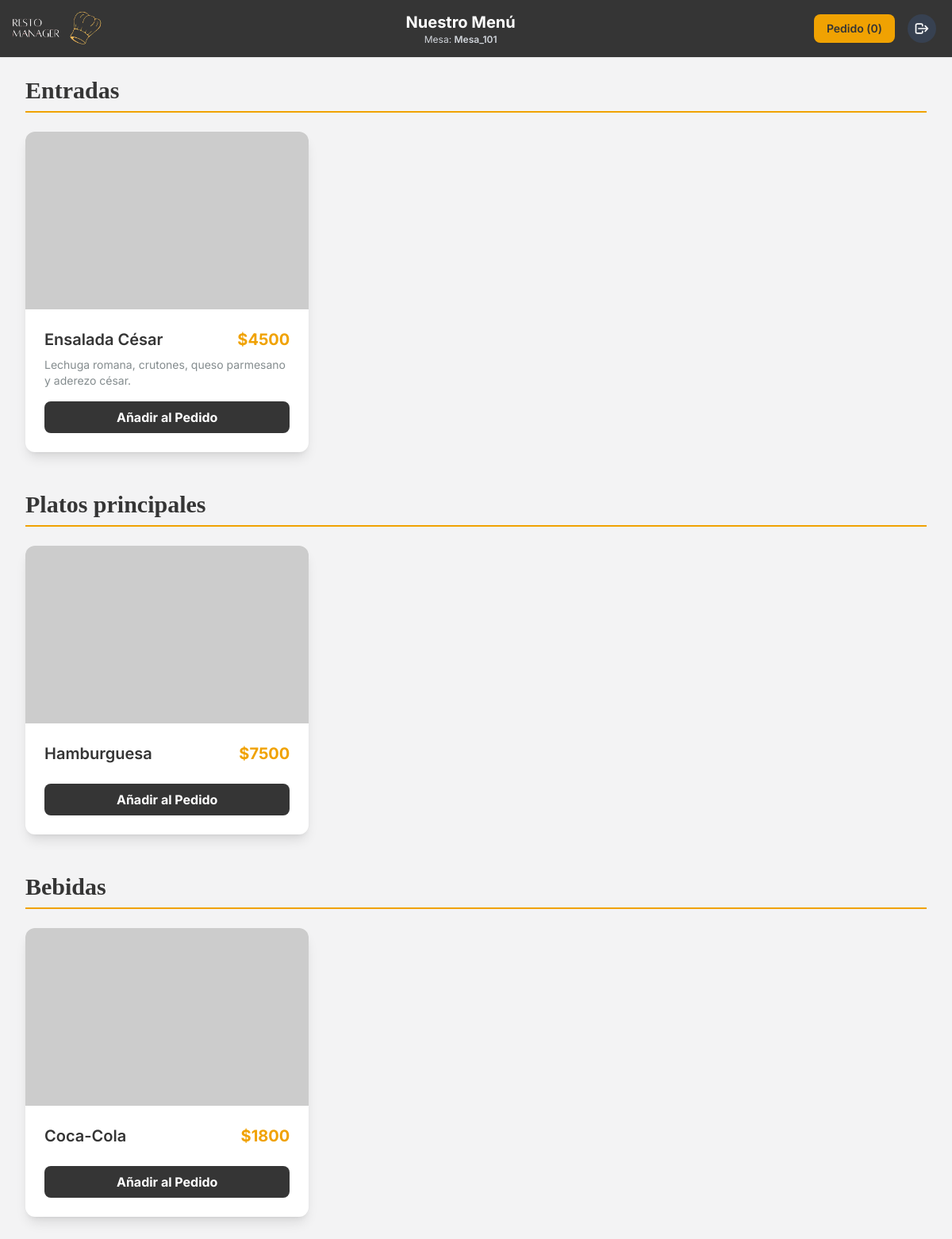
The app's page /menu/ (signed in), older data.
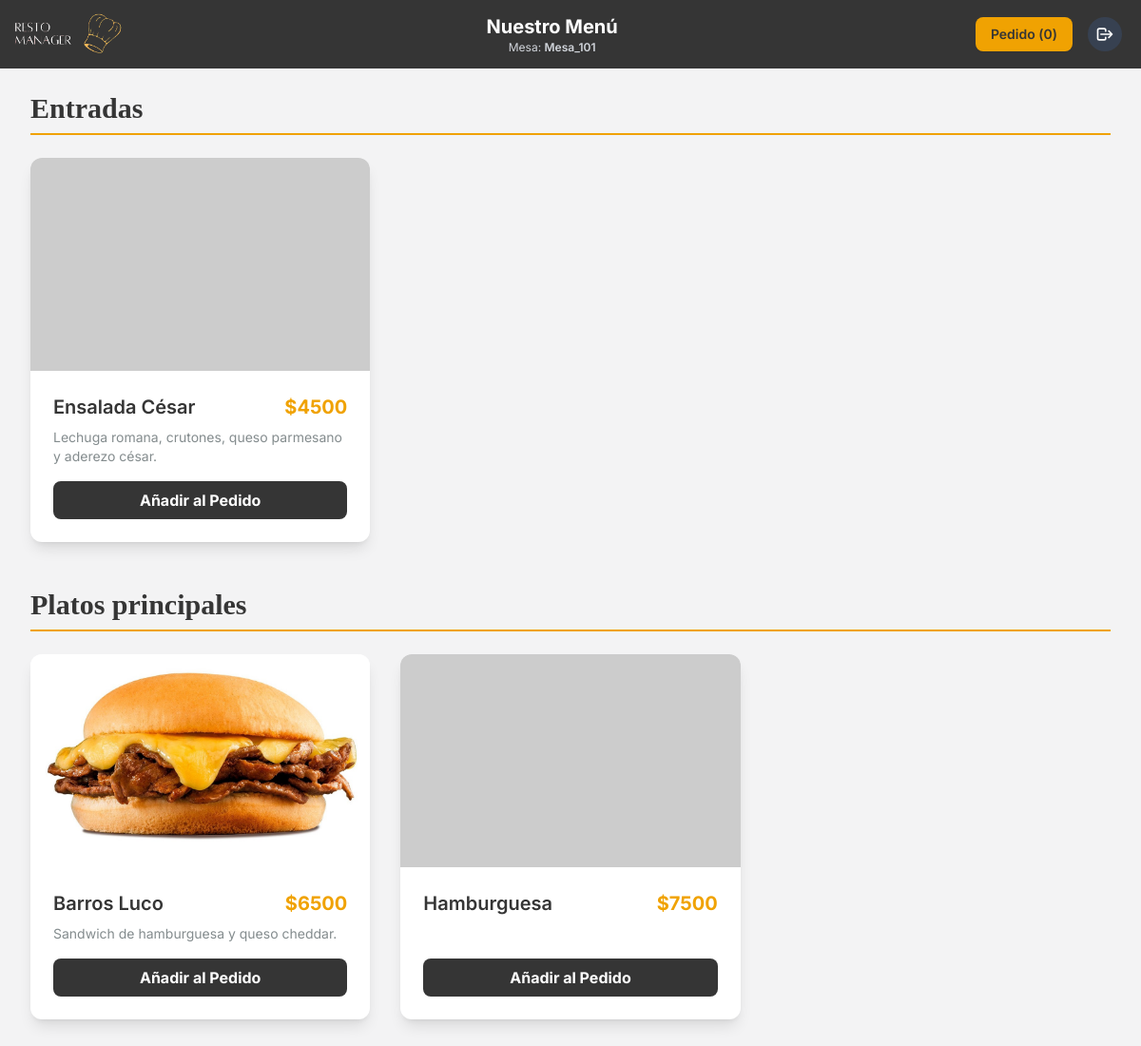
The same page, newer data.
### restaurante_app/models.py (models this page shows, shortened)
class Categoria(models.Model):
    nombre = models.CharField(max_length=100, unique=True)
    orden = models.PositiveIntegerField(default=10, help_text="Un número más bajo aparece primero")
    class Meta:
        ordering = ['orden', 'nombre']

class Producto(models.Model):
    nombre = models.CharField(max_length=100, unique=True)
    descripcion = models.TextField(blank=True)
    precio = models.IntegerField(help_text="Precio del producto (en formato entero)")
    imagen = models.ImageField(upload_to='productos/', blank=True, null=True)
    categoria = models.ForeignKey(Categoria, on_delete=models.PROTECT)
    disponible = models.BooleanField(default=True)
    ingredientes = models.ManyToManyField(Ingrediente, through='ProductoIngrediente')

### restaurante_app/views.py (the view)
# urls.py: path('menu/', views.menu_view, name='menu'),
@login_required
def menu_view(request):
    if request.user.rol != 'MESA': return redirect('index')
    productos = Producto.objects.filter(disponible=True).order_by('categoria__orden', 'nombre')
    all_ingredients = Ingrediente.objects.all()
    context = {
        'productos': productos,
        'mesa_nombre': request.user.username,
        'all_ingredients': all_ingredients,
    }
    return render(request, 'app/menu.html', context)

### templates/app/menu.html (shortened to what this page needs)
{% load static %}
<!DOCTYPE html>
<html lang="es">
<head>
    <script src="https://cdn.tailwindcss.com"></script>
</head>
<body class="bg-grisClaro">
    <header class="bg-[#353535] shadow-sm relative">
        <div class="w-full mx-auto py-2 px-0 flex items-center justify-between relative">
            <div class="flex items-center ml-[-12px]">
                <img src="{% static 'img/imagelogo.png' %}" alt="Logo" class="h-14 w-45">
            </div>
            <div class="text-center">
            <h1 class="text-xl font-bold text-white">Nuestro Menú</h1>
            <p class="text-xs text-gray-300">Mesa: <span class="font-semibold">{{ mesa_nombre }}</span></p>
            </div>
            <div class="flex items-center space-x-4 mr-5">
                <a href="{% url 'ver_pedido' %}" class="inline-flex items-center px-4 py-2 bg-secundario text-grisOscuro text-sm font-semibold rounded-lg shadow-sm hover:bg-amber-500">
                    Pedido (<span id="cart-count">{{ request.session.pedido|length|default:"0" }}</span>)
                </a>
                <button type="button" onclick="openLogoutModal()" class="p-2 bg-gray-700 rounded-full text-white hover:bg-gray-600" title="Salir">
                    <svg xmlns="http://www.w3.org/2000/svg" class="h-5 w-5" fill="none" viewBox="0 0 24 24" stroke="currentColor" stroke-width="2"><path stroke-linecap="round" stroke-linejoin="round" d="M17 16l4-4m0 0l-4-4m4 4H7m6 4v1a2 2 0 01-2 2H5a2 2 0 01-2-2V7a2 2 0 012-2h6a2 2 0 012 2v1" /></svg>
                </button>
            </div>
        </div>
    </header>
    <main class="max-w-7xl mx-auto py-6 sm:px-6 lg:px-8">
        {% regroup productos by categoria as categorias_list %}
        {% for categoria in categorias_list %}
            <div class="mb-12">
                <h2 class="text-3xl font-bold font-serif-display text-grisOscuro border-b-2 border-secundario pb-2 mb-6">{{ categoria.grouper.nombre|default:"Otros" }}</h2>
                <div class="grid grid-cols-1 md:grid-cols-2 lg:grid-cols-3 gap-8">
                    {% for producto in categoria.list %}
                        <div class="bg-white rounded-xl shadow-lg overflow-hidden flex flex-col transition transform hover:scale-105">
                            <img class="h-56 w-full object-cover" src="{% if producto.imagen %}{{ producto.imagen.url }}{% else %}https://placehold.co/600x400/eee/333?text=Sin+Imagen{% endif %}" alt="Imagen de {{ producto.nombre }}">
                            <div class="p-6 flex flex-col flex-grow">
                                <div class="flex justify-between items-start mb-2">
                                    <h3 class="text-xl font-semibold text-grisOscuro">{{ producto.nombre }}</h3>
                                    <p class="text-xl font-bold text-secundario">${{ producto.precio }}</p>
                                </div>
                                <p class="text-grisMedio text-sm mb-4 flex-grow">{{ producto.descripcion }}</p>
                                <button data-product-id="{{ producto.id }}" onclick="openModal(this)" class="mt-auto w-full bg-grisOscuro text-white font-bold py-2 px-4 rounded-lg hover:bg-gray-700 transition-colors">Añadir al Pedido</button>
                            </div>
                        </div>
                    {% endfor %}
                </div>
            </div>
        {% endfor %}
    </main>
</body>
</html>

Row changes from the older to the newer data that the page shows:
no longer on this page (row unchanged): Categoria: grouper.nombre "Bebidas"
no longer on this page (row edited): Producto: nombre "Coca-Cola", precio "1800", shown under "Bebidas"
added Producto: imagen (picture), nombre "Barros Luco", precio "6500", descripcion "Sandwich de hamburguesa y queso cheddar.", shown under Categoria "Platos principales"
